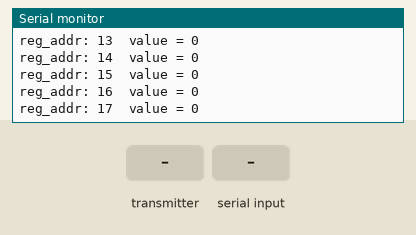
Simulated run of this sketch. Board: Arduino Uno, built with avr-gcc and run on an emulated ATmega328P. On the bench: the last lines printed to the serial monitor. Inputs (shaded band) come from the test bench. No radio packets arrive unless stated.

Above: at 1.2 s.
1.3 s: the transmitter starts sending got_time = 0
At 1.37 s:
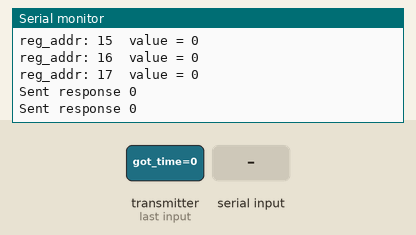
3.2 s: "T" received over Serial
At 4.0 s:
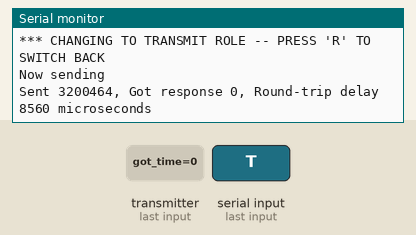
4.7 s: "R" received over Serial
At 5.33 s:
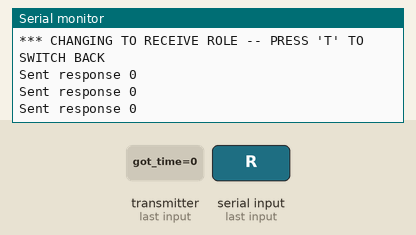
Timing chart, 0 to 7.7 s (numbered marks = the images above; inputs shaded):
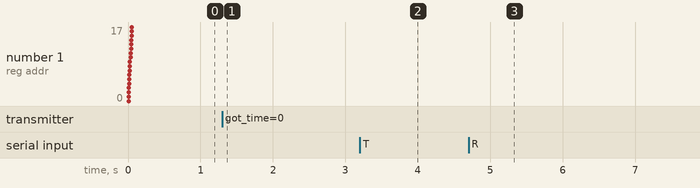

The sketch:

sketch_nRF24l01.ino
```cpp
/*
  Getting Started example sketch for nRF24L01+ radios
  This is a very basic example of how to send data from one node to another
  Updated: Dec 2014 by TMRh20
*/

#include <SPI.h>
#include "RF24.h"

/****************** User Config ***************************/
/***      Set this radio as radio number 0 or 1         ***/
bool radioNumber = 0;

/* Hardware configuration: Set up nRF24L01 radio on SPI bus plus pins 7 & 8 */
RF24 radio(7, 8);
/**********************************************************/

byte addresses[][6] = {"11111", "22222"};

// Used to control whether this node is sending or receiving
bool role = 0;

void setup() {
  Serial.begin(115200);
  Serial.println(F("RF24/examples/GettingStarted"));
  Serial.println(F("*** PRESS 'T' to begin transmitting to the other node"));

  radio.begin();

  // Set the PA Level low to prevent power supply related issues since this is a
  // getting_started sketch, and the likelihood of close proximity of the devices. RF24_PA_MAX is default.
  radio.setPALevel(RF24_PA_LOW);
  radio.setChannel(108);
  // Open a writing and reading pipe on each radio, with opposite addresses
  if (radioNumber) {
    radio.openWritingPipe(addresses[1]);
    radio.openReadingPipe(1, addresses[0]);
  } else {
    radio.openWritingPipe(addresses[0]);
    radio.openReadingPipe(1, addresses[1]);
  }

  // Start the radio listening for data
  radio.startListening();

  //reg values output
  long reg_val = 0;
  char index = 0;

  for(index = 0; index < 0x18; index++)
  {
    reg_val = radio.read_register(index);
    Serial.print("reg_addr: ");
    Serial.print(index, HEX);
    Serial.print("\tvalue = ");
    Serial.println(reg_val, HEX);
  }
}

void loop() {


  /****************** Ping Out Role ***************************/
  if (role == 1)  {

    radio.stopListening();                                    // First, stop listening so we can talk.


    Serial.println(F("Now sending"));

    unsigned long start_time = micros();                             // Take the time, and send it.  This will block until complete
    if (!radio.write( &start_time, sizeof(unsigned long) )) {
      Serial.println(F("failed"));
    }

    radio.startListening();                                    // Now, continue listening

    unsigned long started_waiting_at = micros();               // Set up a timeout period, get the current microseconds
    boolean timeout = false;                                   // Set up a variable to indicate if a response was received or not

    while ( ! radio.available() ) {                            // While nothing is received
      if (micros() - started_waiting_at > 200000 ) {           // If waited longer than 200ms, indicate timeout and exit while loop
        timeout = true;
        break;
      }
    }

    if ( timeout ) {                                            // Describe the results
      Serial.println(F("Failed, response timed out."));
    } else {
      unsigned long got_time;                                 // Grab the response, compare, and send to debugging spew
      radio.read( &got_time, sizeof(unsigned long) );
      unsigned long end_time = micros();

      // Spew it
      Serial.print(F("Sent "));
      Serial.print(start_time);
      Serial.print(F(", Got response "));
      Serial.print(got_time);
      Serial.print(F(", Round-trip delay "));
      Serial.print(end_time - start_time);
      Serial.println(F(" microseconds"));
    }

    // Try again 1s later
    delay(1000);
  }


  /****************** Pong Back Role ***************************/

  if ( role == 0 )
  {
    unsigned long got_time;

    if ( radio.available()) {
      // Variable for the received timestamp
      while (radio.available()) {                                   // While there is data ready
        radio.read( &got_time, sizeof(unsigned long) );             // Get the payload
      }

      radio.stopListening();                                        // First, stop listening so we can talk
      radio.write( &got_time, sizeof(unsigned long) );              // Send the final one back.
      radio.startListening();                                       // Now, resume listening so we catch the next packets.
      Serial.print(F("Sent response "));
      Serial.println(got_time);
    }
  }


  /****************** Change Roles via Serial Commands ***************************/

  if ( Serial.available() )
  {
    char c = toupper(Serial.read());
    if ( c == 'T' && role == 0 ) {
      Serial.println(F("*** CHANGING TO TRANSMIT ROLE -- PRESS 'R' TO SWITCH BACK"));
      role = 1;                  // Become the primary transmitter (ping out)

    } else if ( c == 'R' && role == 1 ) {
      Serial.println(F("*** CHANGING TO RECEIVE ROLE -- PRESS 'T' TO SWITCH BACK"));
      role = 0;                // Become the primary receiver (pong back)
      radio.startListening();

    }
  }


} // Loop
```

Measured:
- after the input at 1.3 s, the serial monitor: prints a new line at once (image 1)
- after the input at 3.2 s, the serial monitor: prints a new line at once (image 2)
- after the input at 4.7 s, the serial monitor: prints a new line after 0.51 s (image 3)
